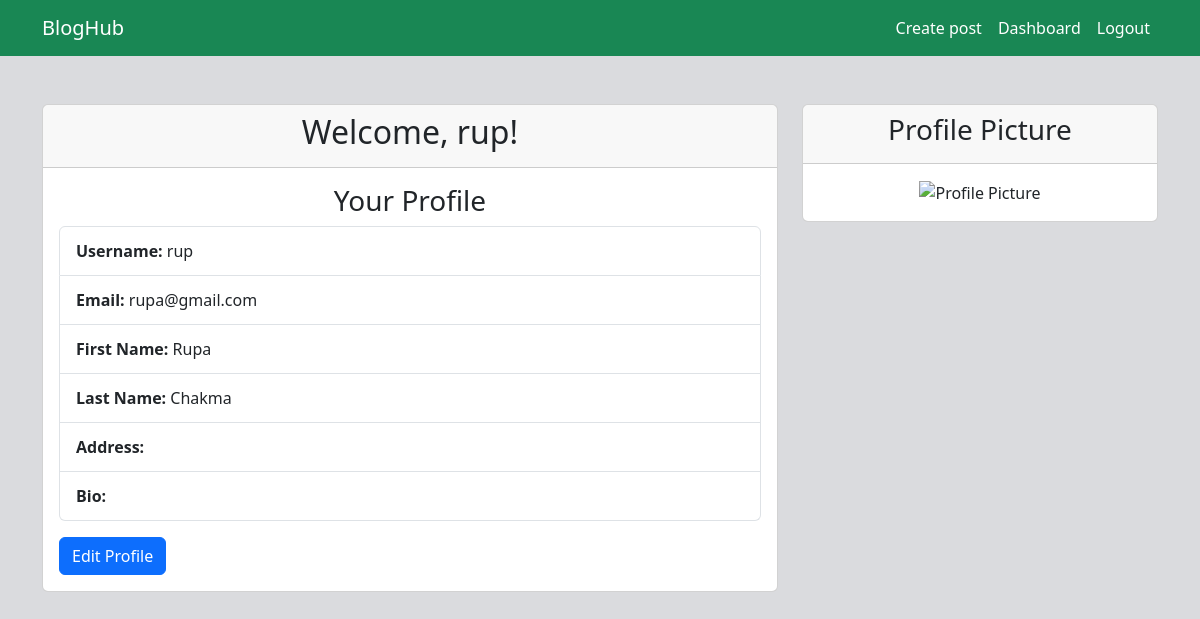
Page /profile/ (signed in) on the committed database.
### main_app/models.py (models this page shows)
class CustomUser(AbstractUser):
    user_type = models.CharField(max_length=20)

### main_app/views.py (the view)
# urls.py: path('profile/', views.profile_page, name="profile"),
@login_required
def profile_page(request):
        user = request.user
        if user.is_authenticated:
            if user.user_type == 'blogger':
                templates_name = "bloggers/profile.html"
            elif user.user_type == 'viewer':
                templates_name = "viewers/profile.html"
            else:
                return HttpResponse("Invalid User")
        else:
            return HttpResponse("User is not Authenticated")
        return render(request,templates_name)

### main_app/templates/bloggers/profile.html
{% extends "../base.html" %}
{% block content %}
  <div class="container mt-5">
    <div class="row pb-5">
      <div class="col-md-8">
        <div class="card">
          <div class="card-header">
            <h2 class="text-center">Welcome, {{ user.username }}!</h2>
          </div>
          <div class="card-body">
            <h3 class="text-center">Your Profile</h3>
            <ul class="list-group">
              <li class="list-group-item" style="line-height: 2;"><strong>Username:</strong> {{ user.username }}</li>
              <li class="list-group-item" style="line-height: 2;"><strong>Email:</strong> {{ user.email }}</li>
              <li class="list-group-item" style="line-height: 2;"><strong>First Name:</strong> {{ user.first_name }}</li>
              <li class="list-group-item" style="line-height: 2;"><strong>Last Name:</strong> {{ user.last_name }}</li>
              <li class="list-group-item" style="line-height: 2;"><strong>Address:</strong> {{ user_profile.address }}</li>
              <li class="list-group-item" style="line-height: 2;"><strong>Bio:</strong>  {{ user_profile.bio }}</li>
          </ul>
          <a href="{% url 'update_blogger_profile'%}" class="btn btn-primary mt-3">Edit Profile</a>
          </div>
        </div>
      </div>
      <div class="col-md-4">
        <div class="card">
          <div class="card-header">
            <h3 class="text-center">Profile Picture</h3>
          </div>
          <div class="card-body text-center">
            <img src="{{ user_profile.profilepic.url }}" alt="Profile Picture" class="img-fluid">
          </div>
        </div>
      </div>
    </div>
  </div>
{% endblock %}

### rows in the picture
CustomUser: username "rup", email "rupa@gmail.com", first_name "Rupa", last_name "Chakma"
